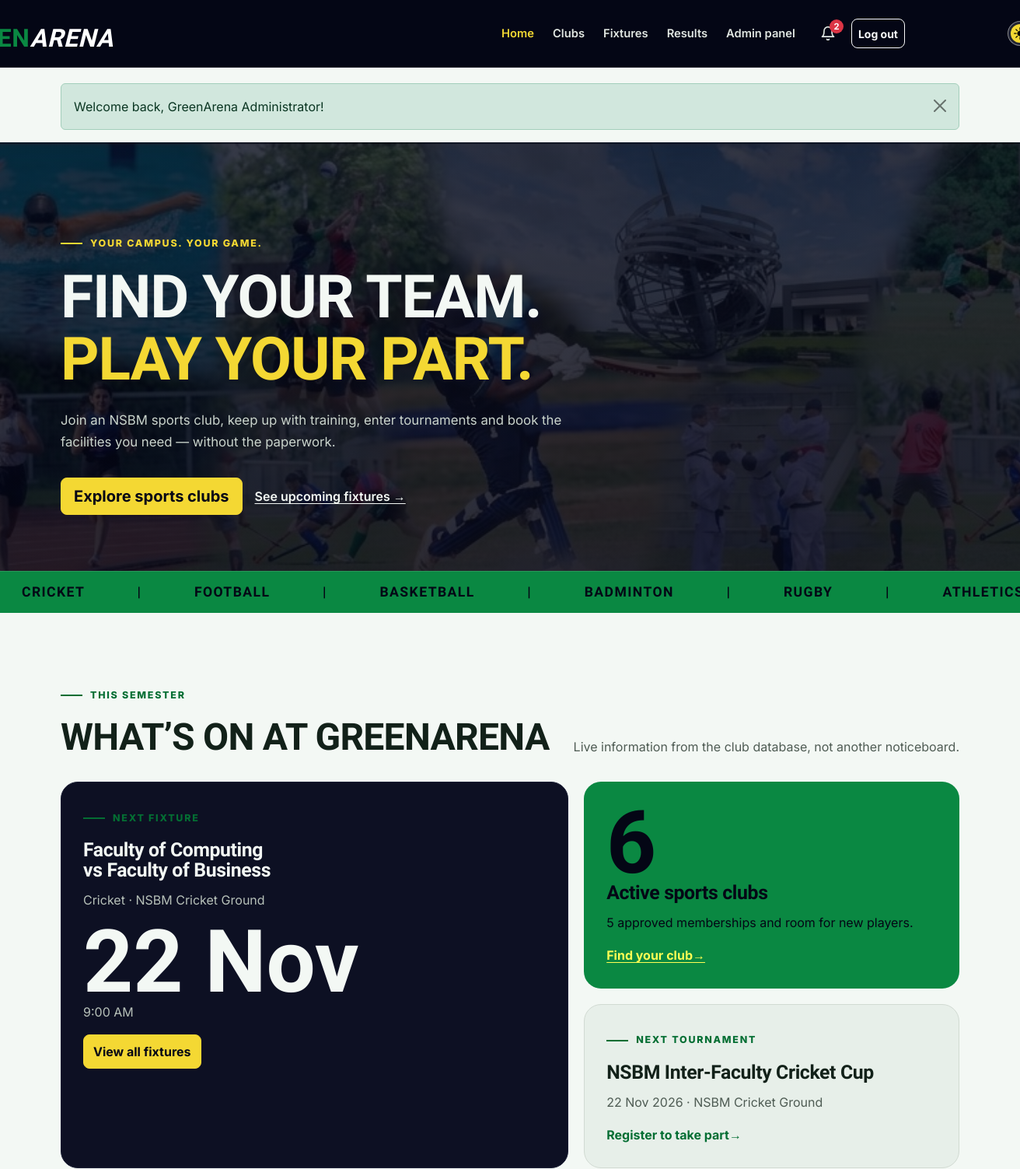
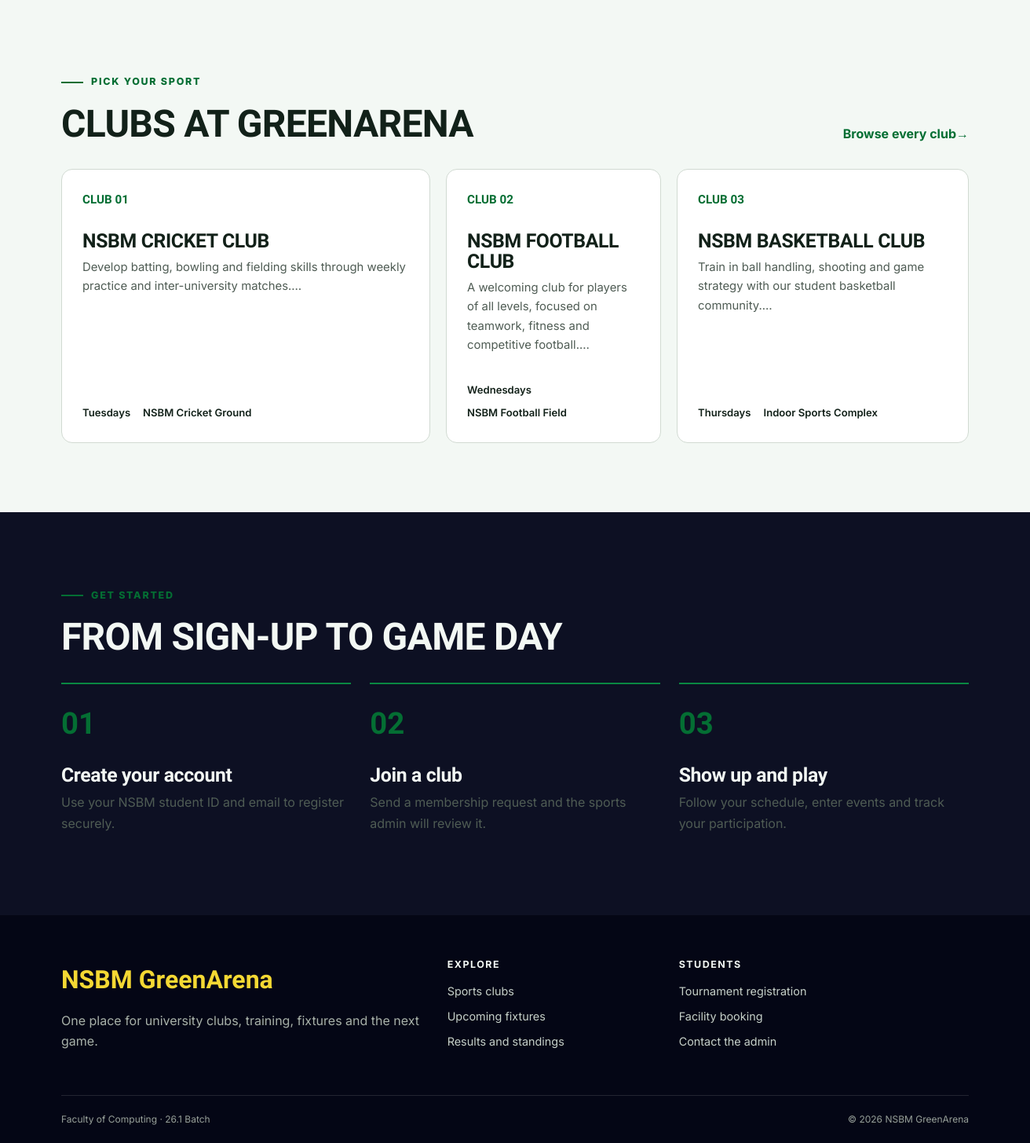
The page / (signed in) on the database its author committed (2 pictures, top to bottom).
### tables this page shows
CREATE TABLE matches (
    id INT UNSIGNED AUTO_INCREMENT PRIMARY KEY,
    tournament_id INT UNSIGNED NULL,
    sport VARCHAR(80) NOT NULL,
    home_team VARCHAR(100) NOT NULL,
    away_team VARCHAR(100) NOT NULL,
    match_datetime DATETIME NOT NULL,
    venue VARCHAR(120) NOT NULL,
    status ENUM('scheduled', 'completed', 'cancelled') NOT NULL DEFAULT 'scheduled',
    home_score SMALLINT UNSIGNED NULL,
    away_score SMALLINT UNSIGNED NULL,
    created_at TIMESTAMP DEFAULT CURRENT_TIMESTAMP,
    FOREIGN KEY (tournament_id) REFERENCES tournaments(id) ON DELETE SET NULL
);

CREATE TABLE tournaments (
    id INT UNSIGNED AUTO_INCREMENT PRIMARY KEY,
    name VARCHAR(120) NOT NULL,
    sport VARCHAR(80) NOT NULL,
    description TEXT NOT NULL,
    start_date DATE NOT NULL,
    end_date DATE NOT NULL,
    venue VARCHAR(120) NOT NULL,
    registration_deadline DATE NOT NULL,
    max_teams SMALLINT UNSIGNED NOT NULL DEFAULT 8,
    status ENUM('upcoming', 'ongoing', 'completed') NOT NULL DEFAULT 'upcoming',
    created_at TIMESTAMP DEFAULT CURRENT_TIMESTAMP
);

CREATE TABLE clubs (
    id INT UNSIGNED AUTO_INCREMENT PRIMARY KEY,
    name VARCHAR(100) NOT NULL UNIQUE,
    sport VARCHAR(80) NOT NULL,
    description TEXT NOT NULL,
    coach_name VARCHAR(100) NOT NULL,
    meeting_day VARCHAR(20) NOT NULL,
    location VARCHAR(120) NOT NULL,
    max_members SMALLINT UNSIGNED NOT NULL DEFAULT 30,
    status ENUM('active', 'inactive') NOT NULL DEFAULT 'active',
    created_at TIMESTAMP DEFAULT CURRENT_TIMESTAMP
);

### includes/functions.php (called while the page is built, shortened)
<?php
function e($value)
{
    return htmlspecialchars($value ?? '', ENT_QUOTES);
}
function url($path = '')
{
    return BASE_PATH . '/' . ltrim($path, '/');
}
function asset($path)
{
    return url('assets/' . ltrim($path, '/'));
}
function run_query($sql, $params = [])
{
    global $connection;
    $statement = mysqli_prepare($connection, $sql);
    if (count($params) > 0) {
        $types = str_repeat('s', count($params));
        mysqli_stmt_bind_param($statement, $types, ...$params);
    }
    if (!mysqli_stmt_execute($statement)) {
        die('SQL error: ' . mysqli_stmt_error($statement));
    }
    return $statement;
}
function fetch_all($sql, $params = [])
{
    $statement = run_query($sql, $params);
    $result = mysqli_stmt_get_result($statement);
    return mysqli_fetch_all($result, MYSQLI_ASSOC);
}
function fetch_one($sql, $params = [])
{
    $rows = fetch_all($sql, $params);
    if (count($rows) > 0) {
        return $rows[0];
    }
    return false;
}
function get_flashes()
{
    $messages = $_SESSION['flash'] ?? [];
    return $messages;
}
function format_date($date, $format = 'd M Y')
{
    if ($date) {
        return date($format, strtotime($date));
    }
    return 'Not set';
}
function format_time($time)
{
    if ($time) {
        return date('g:i A', strtotime($time));
    }
    return 'Not set';
}
function active_class($page, $activePage)
{
    if ($page === $activePage) {
        return 'active';
    }
    return '';
}
function notifications_ready()
{
    global $connection;
    static $ready = null;
    if ($ready === null) {
        $result = mysqli_query($connection, "SHOW TABLES LIKE 'notifications'");
        $ready = $result && mysqli_num_rows($result) > 0;
    }
    return $ready;
}
function unread_count($userId)
{
    if (!notifications_ready()) {
        return 0;
    }
    return (int) fetch_one('SELECT COUNT(*) AS total FROM notifications WHERE user_id = ? AND is_read = 0', [$userId])['total'];
}

### includes/auth.php (called while the page is built, shortened)
<?php
function current_user()
{
    $user = fetch_one('SELECT id, student_id, full_name, email, role FROM users WHERE id = ?', [$_SESSION['user_id']]);
    return $user;
}

### index.php (the view, shortened to what this page needs)
<?php
$activePage = 'home';
$clubCount = (int) fetch_one("SELECT COUNT(*) AS total FROM clubs WHERE status = 'active'")['total'];
$memberCount = (int) fetch_one("SELECT COUNT(*) AS total FROM memberships WHERE status = 'approved'")['total'];
$nextMatch = fetch_one("SELECT * FROM matches WHERE status = 'scheduled' AND match_datetime >= NOW() ORDER BY match_datetime LIMIT 1");
$nextTournament = fetch_one("SELECT * FROM tournaments WHERE status != 'completed' AND end_date >= CURDATE() ORDER BY start_date LIMIT 1");
$featuredClubs = fetch_all("SELECT * FROM clubs WHERE status = 'active' ORDER BY id LIMIT 3");
include __DIR__ . '/includes/header.php';
?>
<section class="hero">
    <div class="container">
        <div class="hero-grid">
            <div>
                <span class="hero-kicker">Your campus. Your game.</span>
                <h1 class="hero-title">Find your team.<br><span>Play your part.</span></h1>
                <p class="hero-copy">Join an NSBM sports club, keep up with training, enter tournaments and book the facilities you need — without the paperwork.</p>
                <div class="hero-actions">
                    <a class="btn btn-highlight btn-lg" href="<?= e(url('clubs.php')) ?>">Explore sports clubs</a>
                    <a class="text-link" href="<?= e(url('fixtures.php')) ?>">See upcoming fixtures →</a>
                </div>
            </div>
        </div>
    </div>
    <?php $sports = ['CRICKET', 'FOOTBALL', 'BASKETBALL', 'BADMINTON', 'RUGBY', 'ATHLETICS']; ?>
    <div class="ticker" aria-hidden="true">
        <div class="ticker-track">
            <?php for ($g = 0; $g < 4; $g++): ?>
                <?php foreach ($sports as $s): ?>
                    <span><?= $s ?> &nbsp;</span>
                    <span>| &nbsp;</span>
                <?php endforeach; ?>
            <?php endfor; ?>
        </div>
    </div>
</section>
<section class="section" aria-labelledby="whats-on-title">
    <div class="container">
        <div class="section-heading">
            <div><span class="section-kicker">This semester</span>
                <h2 id="whats-on-title">What’s on at GreenArena</h2>
            </div>
            <p>Live information from the club database, not another noticeboard.</p>
        </div>
        <div class="bento-grid">
            <article class="info-tile info-tile-dark bento-main">
            <span class="section-kicker">Next fixture</span>
            <?php if ($nextMatch): ?>
                <h3><?= e($nextMatch['home_team']) ?><br>vs <?= e($nextMatch['away_team']) ?></h3>
                <p><?= e($nextMatch['sport']) ?> · <?= e($nextMatch['venue']) ?></p>
                <span class="big-number"><?= format_date($nextMatch['match_datetime'], 'd M') ?></span>
                <p><?= format_time($nextMatch['match_datetime']) ?></p>
                <a class="btn btn-highlight" href="<?= e(url('fixtures.php')) ?>">View all fixtures</a>
            <?php else: ?>
                <h3>No fixtures scheduled yet</h3><p>Check back soon for the next game.</p>
            <?php endif; ?>
            </article>
            <article class="info-tile info-tile-green">
            <span class="big-number"><?= $clubCount ?></span>
            <h3>Active sports clubs</h3>
            <p><?= $memberCount ?> approved memberships and room for new players.</p>
            <a class="link-arrow" href="<?= e(url('clubs.php')) ?>">Find your club</a>
            </article>
            <article class="info-tile">
            <span class="section-kicker">Next tournament</span>
            <?php if ($nextTournament): ?>
                <h3><?= e($nextTournament['name']) ?></h3>
                <p><?= format_date($nextTournament['start_date']) ?> · <?= e($nextTournament['venue']) ?></p>
                <a class="link-arrow" href="<?= e(url('student/registrations.php')) ?>">Register to take part</a>
            <?php else: ?>
                <h3>New tournaments coming soon</h3>
            <?php endif; ?>
            </article>
        </div>
    </div>
</section>
<section class="section pt-0" aria-labelledby="featured-clubs-title">
    <div class="container">
        <div class="section-heading">
            <div><span class="section-kicker">Pick your sport</span>
                <h2 id="featured-clubs-title">Clubs at GreenArena</h2>
            </div>
            <a class="link-arrow" href="<?= e(url('clubs.php')) ?>">Browse every club</a>
        </div>
        <div class="club-grid">
            <?php foreach ($featuredClubs as $index => $club): ?>
                <a class="club-card" href="<?= e(url('club.php?id=' . $club['id'])) ?>">
                <span class="club-number">CLUB <?= str_pad((string) ($index + 1), 2, '0', STR_PAD_LEFT) ?></span>
                <h3><?= e($club['name']) ?></h3>
                <p><?= e(substr($club['description'], 0, 110)) ?>…</p>
                <div class="club-meta"><span><?= e($club['meeting_day']) ?>s</span><span><?= e($club['location']) ?></span>
                </div>
                </a>
            <?php endforeach; ?>
        </div>
    </div>
</section>
<section class="section section-dark" aria-labelledby="how-title">
    <div class="container">
        <div class="section-heading">
            <div><span class="section-kicker">Get started</span>
                <h2 id="how-title">From sign-up to game day</h2>
            </div>
        </div>
        <div class="steps">
            <article class="step">
            <h3>Create your account</h3>
            <p>Use your NSBM student ID and email to register securely.</p></article>
            <article class="step">
            <h3>Join a club</h3>
            <p>Send a membership request and the sports admin will review it.</p></article>
            <article class="step">
            <h3>Show up and play</h3>
            <p>Follow your schedule, enter events and track your participation.</p></article>
        </div>
    </div>
</section>
<?php include __DIR__ . '/includes/footer.php'; ?>

### includes/header.php (shortened to what this page needs)
<?php
$activePage = $activePage ?? '';
$bodyClass = $bodyClass ?? '';
$user = current_user();
$flashes = get_flashes();
$unreadNotifications = $user ? unread_count($user['id']) : 0;
?>
<!doctype html>
<html lang="en">
    <head>
        <link href="https://cdn.jsdelivr.net/npm/bootstrap@5.3.3/dist/css/bootstrap.min.css" rel="stylesheet">
        <link href="<?= e(asset('css/style.css')) ?>" rel="stylesheet">
        <link href="<?= e(asset('css/theme.css')) ?>" rel="stylesheet">
    </head>
    <body class="<?= e($bodyClass) ?>">
        <header>
            <nav class="navbar navbar-expand-lg navbar-dark site-navbar" aria-label="Main navigation">
                <div class="container">
                    <a class="navbar-brand brand" href="<?= e(url('index.php')) ?>" aria-label="NSBM GreenArena home">
                        <span class="green-arena-title"><span class="t-nsbm">  NSBM</span><span class="t-green">GREEN</span><span class="t-arena">ARENA</span></span>
                    </a>
                    <div class="collapse navbar-collapse" id="mainNav">
                        <ul class="navbar-nav ms-auto align-items-lg-center">
                            <li class="nav-item"><a class="nav-link <?= active_class('home', $activePage) ?>" href="<?= e(url('index.php')) ?>">Home</a></li>
                            <li class="nav-item"><a class="nav-link <?= active_class('clubs', $activePage) ?>" href="<?= e(url('clubs.php')) ?>">Clubs</a></li>
                            <li class="nav-item"><a class="nav-link <?= active_class('fixtures', $activePage) ?>" href="<?= e(url('fixtures.php')) ?>">Fixtures</a></li>
                            <li class="nav-item"><a class="nav-link <?= active_class('results', $activePage) ?>" href="<?= e(url('results.php')) ?>">Results</a></li>
                            <?php if ($user): ?>
                                <li class="nav-item"><a class="nav-link <?= active_class('dashboard', $activePage) ?>" href="<?= e(url($user['role'] === 'admin' ? 'admin/index.php' : 'student/dashboard.php')) ?>"><?= $user['role'] === 'admin' ? 'Admin panel' : 'My dashboard' ?></a></li>
                                <li class="nav-item ms-lg-2">
                                    <a class="nav-link notification-bell <?= active_class('notifications', $activePage) ?>" href="<?= e(url('notifications.php')) ?>" aria-label="Notifications">
                                        <svg width="20" height="20" viewBox="0 0 24 24" fill="none" stroke="currentColor" stroke-width="2" stroke-linecap="round" stroke-linejoin="round" aria-hidden="true"><path d="M18 8a6 6 0 0 0-12 0c0 7-3 9-3 9h18s-3-2-3-9"/><path d="M13.7 21a2 2 0 0 1-3.4 0"/></svg>
                                        <span class="notification-badge" id="notification-count" <?= $unreadNotifications > 0 ? '' : 'hidden' ?>><?= $unreadNotifications ?></span>
                                    </a>
                                </li>
                                <li class="nav-item ms-lg-2">
                                    <form action="<?= e(url('logout.php')) ?>" method="post" class="m-0">
                                        <button class="btn btn-sm btn-outline-light w-100" type="submit">Log out</button>
                                    </form>
                                </li>
                            <?php else: ?>
                                <li class="nav-item"><a class="nav-link <?= active_class('login', $activePage) ?>" href="<?= e(url('login.php')) ?>">Log in</a></li>
                                <li class="nav-item ms-lg-2 mt-2 mt-lg-0"><a class="btn btn-sm btn-sport" href="<?= e(url('register.php')) ?>">Join GreenArena</a></li>
                            <?php endif; ?>
                            <li class="nav-item ms-lg-2 mt-2 mt-lg-0">
                                <button class="theme-switch" id="theme-toggle" type="button" role="switch" aria-checked="false" aria-label="Dark mode">
                                    <img class="switch-icon icon-sun" src="<?= e(asset('img/sun.png')) ?>" alt="">
                                </button>
                            </li>
                        </ul>
                    </div>
                </div>
            </nav>
        </header>
        <main id="main-content">
            <?php if ($flashes): ?>
                <div class="container flash-container" aria-live="polite">
                    <?php foreach ($flashes as $message): ?>
                        <div class="alert alert-<?= e($message['type']) ?> alert-dismissible fade show" role="alert">
                            <?= e($message['message']) ?>
                            <button type="button" class="btn-close" data-bs-dismiss="alert" aria-label="Close"></button>
                        </div>
                    <?php endforeach; ?>
                </div>
            <?php endif; ?>

### includes/footer.php (shortened to what this page needs)
</main>
<footer class="site-footer">
<div class="container">
    <div class="row g-4 align-items-start">
        <div class="col-lg-5">
                <a class="footer-brand" href="<?= e(url('index.php')) ?>">NSBM GreenArena</a>
                <p class="footer-copy">One place for university clubs, training, fixtures and the next game.</p>
        </div>
        <div class="col-6 col-lg-3">
            <h2 class="footer-heading">Explore</h2>
                <a href="<?= e(url('clubs.php')) ?>">Sports clubs</a>
                <a href="<?= e(url('fixtures.php')) ?>">Upcoming fixtures</a>
                <a href="<?= e(url('results.php')) ?>">Results and standings</a>
        </div>
        <div class="col-6 col-lg-4">
            <h2 class="footer-heading">Students</h2>
                <a href="<?= e(url('student/registrations.php')) ?>">Tournament registration</a>
                <a href="<?= e(url('student/bookings.php')) ?>">Facility booking</a>
                <a href="<?= e(url('contact.php')) ?>">Contact the admin</a>
        </div>
    </div>
    <div class="footer-bottom">
            <span>Faculty of Computing · 26.1 Batch</span>
            <span>&copy; <?= date('Y') ?> NSBM GreenArena</span>
    </div>
</div>
</footer>
</body>
</html>

### assets/css/theme.css (style rules this page uses)
.theme-switch { position: relative; display: inline-flex; align-items: center; justify-content: space-between; width: 62px; height: 32px; padding: 0 7px; border: 1px solid rgba(255, 255, 255, 0.45); border-radius: 16px; background: rgba(255, 255, 255, 0.12); cursor: pointer; }
.switch-icon { position: relative; z-index: 1; width: 16px; height: 16px; }
@media (min-width: 1200px) { .theme-switch { transform: translateX(200%); } }
@media (min-width: 1200px) { .green-arena-title { transform: translateX(-100%); } }

### rows shown on the page
matches: home_team "Faculty of Computing", away_team "Faculty of Business", sport "Cricket", venue "NSBM Cricket Ground", match_datetime "22 Nov", match_datetime "9:00 AM"
tournaments: name "NSBM Inter-Faculty Cricket Cup", start_date "22 Nov 2026", venue "NSBM Cricket Ground"
clubs: index "01", name "NSBM CRICKET CLUB", description "Develop batting, bowling and fielding skills through weekly practice and inter-university matches.", meeting_day "Tuesday", location "NSBM Cricket Ground"
clubs: index "02", name "NSBM FOOTBALL CLUB", description "A welcoming club for players of all levels, focused on teamwork, fitness and competitive football.", meeting_day "Wednesday", location "NSBM Football Field"
clubs: index "03", name "NSBM BASKETBALL CLUB", description "Train in ball handling, shooting and game strategy with our student basketball community.", meeting_day "Thursday", location "Indoor Sports Complex"

### other values the page prints
$unreadNotifications "2"
$message['message'] "Welcome back, GreenArena Administrator!"
$s "CRICKET"
$s "FOOTBALL"
$s "BASKETBALL"
$s "BADMINTON"
$s "RUGBY"
$clubCount "6"
$memberCount "5"
